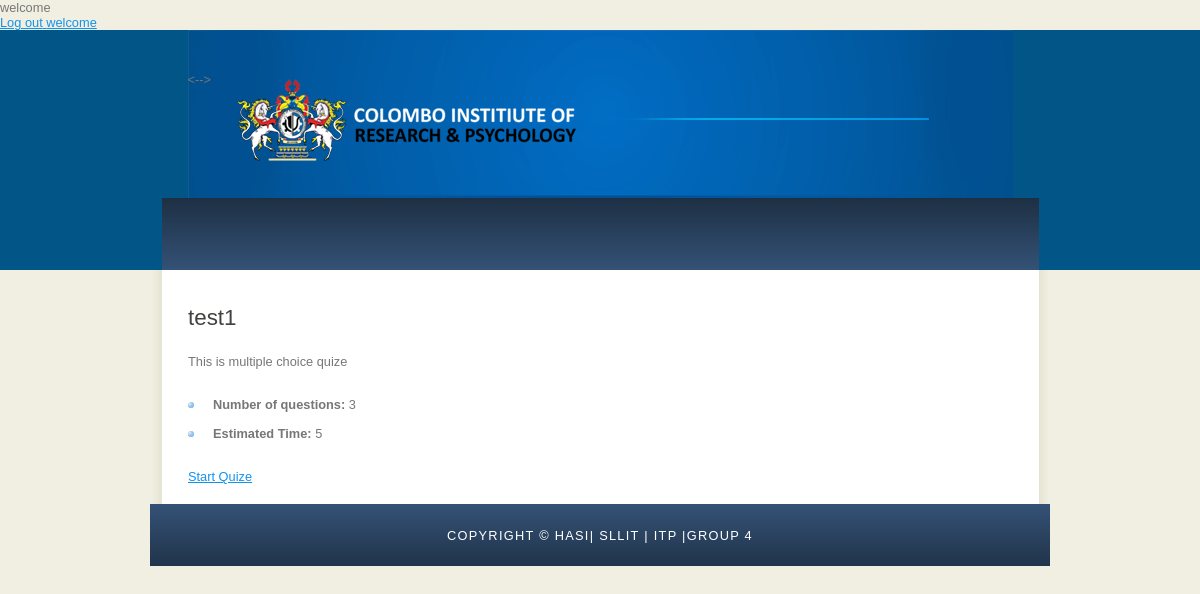
Page /indexh.php (signed in) on the committed database.
### tables this page shows
CREATE TABLE `quize_info` (
  `quizeid` int(11) NOT NULL,
  `quizename` text NOT NULL,
  `no_easy` int(11) NOT NULL,
  `points_easy` int(11) NOT NULL,
  `no_medium` int(11) NOT NULL,
  `points_medium` int(11) NOT NULL,
  `no_hard` int(11) NOT NULL,
  `points_hard` int(11) NOT NULL,
  `total_questions` int(11) NOT NULL,
  `totalmarks` int(11) NOT NULL,
  `enrolment_key` text NOT NULL,
  `subject` text NOT NULL,
  `time` int(11) NOT NULL,
  `percentagefm` float NOT NULL
);

### indexh.php (the view, shortened to what this page needs)
<?php include 'databaseh.php';?>
<?php
echo '<br><a href = "../a/student.php?action=logout">Log out<a/>';
echo ' welcome '.$_SESSION['link'];
$qid = $_SESSION['qid'];
	$query = "SELECT * FROM `quize_info` where quizeid = '$qid'";
    $result = $mysqli->query($query) or die($mysqli->error.__LINE__);
	$query1 = "SELECT * FROM `quize_info` where quizeid = '$qid'";
    $result1 = $mysqli->query($query1) or die($mysqli->error.__LINE__);
	$query2 = "SELECT * FROM `quize_info` where quizeid = '$qid'";
    $result2 = $mysqli->query($query2) or die($mysqli->error.__LINE__);
 ?>
<!DOCTYPE html>
<html>
<head>
  <link rel="stylesheet" type="text/css" href="styleh.css" title="style" />
</head>
<body>
  <div id="main">
    <div id="header">
      <div id="logo">
        <div id="logo_text">
        </div>
      </div>
      <div id="menubar">
      </div>
    </div>
    <div id="site_content">
      <div class="sidebar">
      </div>
      <div id="content">
						<h2><?php while($row = mysqli_fetch_array($result)){
	echo" {$row['quizename']}";
}; ?></h2>
	<p>This is multiple choice quize</p>
	<ul>
		<li><strong>Number of questions: </strong><?php while($row = mysqli_fetch_array($result1)){
	echo" {$row['total_questions']}";
}?></li>
		<li><strong>Estimated Time: </strong><?php while($row = mysqli_fetch_array($result2)){
	echo" {$row['time']}";
}?></li>
		</ul>
		<a href="display_questions.php" class="start">Start Quize</a>
      </div>
    </div>
    <div id="footer">
      Copyright &copy; Hasi| SLLIT | ITP |Group 4
    </div>
  </div>
</body>
</html>

### styleh.css (style rules this page uses)
html { height: 100%; }
* { margin: 0; padding: 0; }
body { font: normal .80em 'trebuchet ms', arial, sans-serif; background: #F0EFE2; color: #777; }
p { padding: 0 0 20px 0; line-height: 1.7em; }
h1, h2, h3, h4, h5, h6 { font: normal 175% 'century gothic', arial, sans-serif; color: #43423F; margin: 0 0 15px 0; padding: 15px 0 5px 0; }
a, a:hover { outline: none; text-decoration: underline; color: #1293EE; }
#main, #logo, #menubar, #site_content, #footer { margin-left: auto; margin-right: auto; }
#header { background: #025587; height: 240px; }
#logo { width: 825px; position: relative; height: 168px; background: #025587 url(logo.png) no-repeat; }
#logo #logo_text { position: absolute; top: 20px; left: 0; }
#logo_text h1, #logo_text h1 a, #logo_text h1 a:hover { padding: 22px 0 0 0; color: #FFF; letter-spacing: 0.1em; text-decoration: none; }
#menubar { width: 900px; height: 72px; padding: 0; background: #29415D url(menu.png) repeat-x; }
#site_content { width: 837px; overflow: hidden; margin: 0 auto 0 auto; padding: 20px 24px 20px 37px; background: #FFF url(content.png) repeat-y; }
.sidebar { float: right; width: 190px; padding: 0 15px 20px 15px; }
#content ul { margin: 2px 0 22px 0px; }
#content ul li { list-style-type: none; background: url(bullet.png) no-repeat; margin: 0 0 6px 0; padding: 0 0 4px 25px; line-height: 1.5em; }
#footer { width: 900px; font: normal 100% 'lucida sans unicode', arial, sans-serif; height: 33px; padding: 24px 0 5px 0; text-align: center; background: #29425E url(footer.png) repeat-x; color: #FFF; text-transform: uppercase; letter-spacing: 0.1em; }
#menubar { width: 877px; height: 72px; padding: 0; }

### rows in the picture
quize_info: quizename "test1", total_questions "3", time "5"
